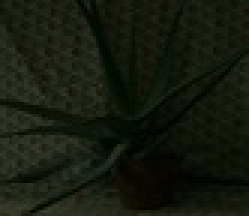
%> input picture HW3/aloe.jpg, 83 x 72 px, shrunk from 641 x 555 before the run (shown 3 times larger)
$ octave HW3.m   (GNU Octave 9; MATLAB toolbox functions it lacks are replaced by stand-ins)
%> lines starting %> are read from the running program, lines starting %| are printed output that depends on the picture
### HW3/rgb_plaw.m
function img_rgb = hsv_plaw(img,c,gamma,k)
%UNTITLED Summary of this function goes here
%   Detailed explanation goes here
    c1=c;g=gamma;d=k; %注意 這行一定要!!! 不可以直接把參數當作整數再傳出去!!!
    rChannel = img(:, :, 1);
    r_en = plaw(rChannel,c1,g,d);
    gChannel = img(:, :, 2);
    g_en = plaw(gChannel,c1,g,d);
    bChannel = img(:, :, 3);
    b_en = plaw(bChannel,c1,g,d);
    img_rgb = cat(3,r_en, g_en,b_en);
end

### HW3/plaw.m
function imgp = plaw(img,c,gamma,k)
%UNTITLED4 Summary of this function goes here
%   Detailed explanation goes here
    imgp = img;imgp = im2double(imgp);
    imgp = c * (imgp + k).^gamma; %powerlaw
%     imgp = uint8(imgp * 255);
end

### HW3/median.m
function imgm = median(img)
   imgm = ordfilt2(img,5,ones(3,3), 'zeros');
   %statistical order filter   input,要第幾大,filter大小,domain(必大於一)
end

### HW3/hsi2rgb.m
function rgb = hsi2rgb(hsi)
%HSI2RGB Converts an HSI image to RGB.
%   RGB = HSI2RGB(HSI) converts an HSI image to RGB, where HSI is
%   assumed to be of class double with:
%     hsi(:, :, 1) = hue image, assumed to be in the range
%                    [0, 1] by having been divided by 2*pi.
%     hsi(:, :, 2) = saturation image, in the range [0, 1].
%     hsi(:, :, 3) = intensity image, in the range [0, 1].
%
%   The components of the output image are:
%     rgb(:, :, 1) = red.
%     rgb(:, :, 2) = green.
%     rgb(:, :, 3) = blue.

%   Copyright 2002-2004 R. C. Gonzalez, R. E. Woods, & S. L. Eddins
%   Digital Image Processing Using MATLAB, Prentice-Hall, 2004
%   $Revision: 1.5 $  $Date: 2003/10/13 01:01:06 $

% Extract the individual HSI component images.
H = hsi(:, :, 1) * 2 * pi;
S = hsi(:, :, 2);
I = hsi(:, :, 3);

% Implement the conversion equations.
R = zeros(size(hsi, 1), size(hsi, 2));
G = zeros(size(hsi, 1), size(hsi, 2));
B = zeros(size(hsi, 1), size(hsi, 2));

% RG sector (0 <= H < 2*pi/3).
idx = find( (0 <= H) & (H < 2*pi/3));
B(idx) = I(idx) .* (1 - S(idx));
R(idx) = I(idx) .* (1 + S(idx) .* cos(H(idx)) ./ ...
                                          cos(pi/3 - H(idx)));
G(idx) = 3*I(idx) - (R(idx) + B(idx));

% BG sector (2*pi/3 <= H < 4*pi/3).
idx = find( (2*pi/3 <= H) & (H < 4*pi/3) );
R(idx) = I(idx) .* (1 - S(idx));
G(idx) = I(idx) .* (1 + S(idx) .* cos(H(idx) - 2*pi/3) ./ ...
                    cos(pi - H(idx)));
B(idx) = 3*I(idx) - (R(idx) + G(idx));

% BR sector.
idx = find( (4*pi/3 <= H) & (H <= 2*pi));
G(idx) = I(idx) .* (1 - S(idx));
B(idx) = I(idx) .* (1 + S(idx) .* cos(H(idx) - 4*pi/3) ./ ...
                                           cos(5*pi/3 - H(idx)));
R(idx) = 3*I(idx) - (G(idx) + B(idx));

% Combine all three results into an RGB image.  Clip to [0, 1] to
% compensate for floating-point arithmetic rounding effects.
rgb = cat(3, R, G, B);
% min(rgb, 1)
rgb = max(min(rgb, 1), 0);
end

### HW3/alpha_trimmed.m
function reformedimage=alpha_trimmed(data)

data=im2double(data);
% Filter takes double the size of mask
masksize=2;
% Specifications of the filter
d=4;
[ro col]=size(data);
temp1=[];
graber=0;
akkumulator=[];
%% Main Module for Alpha Trimmed Mean Filter
for i=1:ro;
    for j=1:col;
        for m=-masksize:masksize;
            for n=-masksize:masksize;
                if (i+m>0 && i+m<ro && j+n>0 && j+n<col && ...      % To keep indices in limit
                        masksize+m>0 && masksize+m<ro && ...
                        masksize+n>0 && masksize+n<col)

                    temp1=[temp1 data(i+m,j+n)];

                end
            end
        end

        temp1=sort(temp1);
        lenth=length(temp1);
        for k=((d/2)-1):(lenth-(d/2))
            akkumulator=[akkumulator temp1(k)];
        end
        akkumulator=sum(akkumulator);
        reformedimage(i,j)=(akkumulator) / (25-d);

        akkumulator=[];
        temp1=[];

    end
end
end

### HW3/hsi_plaw.m
function img_rgb = hsi_plaw(img,c,gamma,k)
%UNTITLED Summary of this function goes here
%   Detailed explanation goes here
    c1=c;g=gamma;d=k; %c22=c2;g22=gamma2;d22=k2;
    hChannel = img(:, :, 1);%h channel不可作對比
    sChannel = img(:, :, 2);
    s_en = plaw(sChannel,1,1.2,0.001);
%     s_en = s_histequal(sChannel);
    s_en =sChannel;

    iChannel = img(:, :, 3);
    i_en = plaw(iChannel,c1,g,d);
    img_rgb = cat(3,hChannel, s_en,i_en);
    img_rgb = hsi2rgb(img_rgb);
end

### HW3/lab_plaw.m
function img_rgb = lab_plaw(img,c,gamma,k)
%UNTITLED Summary of this function goes here
%   Detailed explanation goes here
    c1=c;g=gamma;d=k; %c22=c2;g22=gamma2;d22=k2;
    lChannel = img(:, :, 1);
    l_en = plaw(lChannel,c1,g,d);
    aChannel = img(:, :, 2);
    a_en = aChannel ;
%     a_en = plaw(aChannel,1.2,0.7,0);

    bChannel = img(:, :, 3);
    b_en = bChannel ;
%     b_en = plaw(bChannel,1.2,0.7,0);
    img_rgb = cat(3,l_en, a_en ,b_en);
    img_rgb = lab2rgb(img_rgb);
end

### HW3/rgb2hsi.m
function hsi = rgb2hsi(rgb)
%function [H,S,I] = rgb2hsi(r,g,b)
%RGB2HSI Converts RGB image to HSI

%Extract the indidividual component images
rgb = im2double(rgb);
r = rgb(:,:,1);
g = rgb(:,:,2);
b = rgb(:,:,3);

% conversion

num = 0.5 *((r - g) + (r - b));
den = sqrt((r - g).^2 + (r - b).*(g - b));
theta = acos(num./(den + eps));

H = theta;
H(b>g) = 2*pi - H(b>g);
H = H/(2*pi);

num = min(min(r, g), b);
den = r + g + b;
I = den/3;
den(den == 0) = eps;
S = 1 - 3.*num./den;
H(S ==0) = 0;

% combine all three results into an hsi image
hsi = cat(3, H, S, I);
end

### HW3/HW3.m
clear();
img1 = imread('aloe.jpg');img2 = imread('church.jpg');
%> further down, img1 is the input picture: size 72x83x3 uint8; mean R, G, B 21.5, 26.5, 14.9
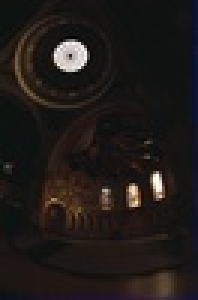
%> input picture HW3/church.jpg, 66 x 100 px, shrunk from 512 x 768 before the run (shown 3 times larger)
%> further down, img2 is the input picture: size 100x66x3 uint8; mean R, G, B 31.6, 27, 24.6
img3 = imread('house.jpg');img4 = imread('img69.jpg');img5 = imread('kitchen.jpg');
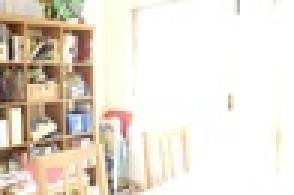
%> input picture HW3/house.jpg, 98 x 65 px, shrunk from 752 x 500 before the run (shown 3 times larger)
%> further down, img3 is the input picture: size 65x98x3 uint8; mean R, G, B 230.1, 221.8, 209.9
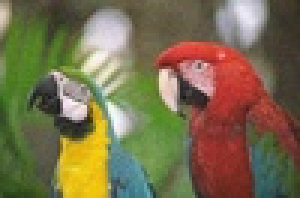
%> input picture HW3/img69.jpg, 100 x 66 px, shrunk from 768 x 512 before the run (shown 3 times larger)
%> further down, img4 is the input picture: size 66x100x3 uint8; mean R, G, B 121.1, 109.8, 77
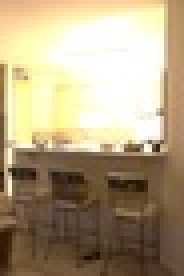
%> input picture HW3/kitchen.jpg, 46 x 69 px, shrunk from 357 x 535 before the run (shown 4 times larger)
%> further down, img5 is the input picture: size 69x46x3 uint8; mean R, G, B 176.4, 159.5, 128.5

% RGB
figure('numbertitle','off','name','RGB Enhancement');
img1_rgb = rgb_plaw(img1,1.2,0.3,0.001);%imshow(img1_rgb);saveas(gcf, 'aloe2.png', 'png');
img2_rgb = rgb_plaw(img2,0.9,0.45,0.001);%imshow(img2_rgb);saveas(gcf, 'church2.png', 'png');
img3_rgb = rgb_plaw(img3,1.1,3,0.001); %imshow(img3_rgb);saveas(gcf, 'GG.png', 'png');
img4_1 = img4(:, :, 1);img4_2 = img4(:  , :, 2);img4_3 = img4(:, :, 3);
%> after `img4_2 = img4(: , :, 2)`:
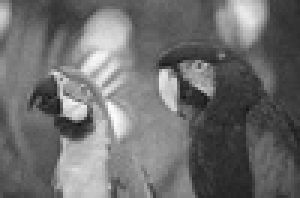
%> img4_2: size 66x100 uint8 (shown 3 times larger); min 22, max 251, mean 109.8
img4_1= median(img4_1); img4_2 = median(img4_2 ); img4_3 = median(img4_3);img4_rgb = cat(3,img4_1,img4_2,img4_3);
%> in median (call 3), `imgm = ordfilt2(img,5,ones(3,3), 'zeros');`:
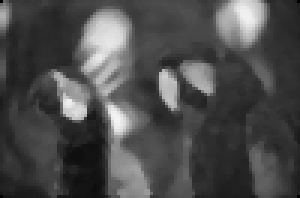
%> imgm: size 66x100 uint8 (shown 3 times larger); min 0, max 244, mean 76.3
%> after `img4_rgb = cat(3,img4_1,img4_2,img4_3)`:
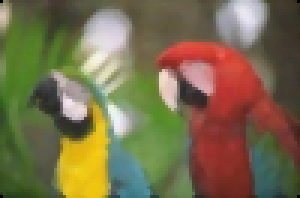
%> img4_rgb: size 66x100x3 uint8 (shown 3 times larger); mean R, G, B 120.7, 109.4, 76.3
img4_rgb = rgb_plaw(img4_rgb,1.1,0.85,0.001);
img5_rgb = rgb_plaw(img5,1.3,2.5,0);
subplot(3,5,1);imshow(img1_rgb);title('RGB');
subplot(3,5,2);imshow(img2_rgb);title('RGB');
subplot(3,5,3);imshow(img3_rgb);title('RGB');
subplot(3,5,4);imshow(img4_rgb);title('RGB');
subplot(3,5,5);imshow(img5_rgb);title('RGB');
subplot(1,5,1);imshow(img1_rgb);title('RGB');
subplot(1,5,2);imshow(img2_rgb);title('RGB');
subplot(1,5,3);imshow(img3_rgb);title('RGB');
subplot(1,5,4);imshow(img4_rgb);title('RGB');
subplot(1,5,5);imshow(img5_rgb);title('RGB');
set(gcf,'Units','centimeters','position',[0 0 80 80]);
set(gcf,'Position',[0 0 1000 2000]);
saveas(gcf, 'Result(RGB).png', 'png');

%HSI
figure('numbertitle','off','name','HSI Enhancement');
img1_hsi = rgb2hsi(img1);img2_hsi = rgb2hsi(img2);img3_hsi = rgb2hsi(img3);
img4_hsi = rgb2hsi(img4);img5_hsi = rgb2hsi(img5);
img1_hsi = hsi_plaw(img1_hsi,1.2,0.45,0.001);%imshow(img1_hsi);saveas(gcf, 'aloe2.png', 'png');
%> in hsi2rgb, `idx = find( (0 <= H) & (H < 2*pi/3));`: idx = 5933 values from 1 to 5976
%> in hsi2rgb, `idx = find( (2*pi/3 <= H) & (H < 4*pi/3) );`: idx = 43 values from 1267 to 3992
%> in hsi2rgb, `idx = find( (4*pi/3 <= H) & (H <= 2*pi));`: idx = []
img2_hsi = hsi_plaw(img2_hsi,1.2,0.45,0.001);%img2u = Unsharp(img2);img2h = h_boost(img2);
img3_hsi = hsi_plaw(img3_hsi,0.75,0.9,0.001); %imshow(img3_hsi);saveas(gcf, 'house2.png', 'png');
img4_1 = img4_hsi(:, :, 1);img4_2 = img4_hsi(:, :, 2);img4_3 = img4_hsi(:, :, 3);
img4_3 = alpha_trimmed(img4_3);img4_hsi = cat(3,img4_1,img4_2,img4_3);
img4_hsi = hsi_plaw(img4_hsi,1.1,1,0.001);%imshow(img4_hsi);saveas(gcf,'img691.png', 'png');
img5_hsi = hsi_plaw(img5_hsi,0.7,0.65,0);%imshow(img5_hsi);saveas(gcf,'KKkitchen.png', 'png');

subplot(1,5,1);imshow(img1_hsi);title('HSI');
subplot(1,5,2);imshow(img2_hsi);title('HSI');
subplot(1,5,3);imshow(img3_hsi);title('HSI');
subplot(1,5,4);imshow(img4_hsi);title('HSI');
subplot(1,5,5);imshow(img5_hsi);title('HSI');
set(gcf,'Units','centimeters','position',[0 0 80 80]);
saveas(gcf, 'Result(HSI).png', 'png');


%L*a*b
figure('numbertitle','off','name','L*a*b Enhancement');
img1_lab = rgb2lab(img1);img2_lab = rgb2lab(img2);img3_lab = rgb2lab(img3);
img4_lab = rgb2lab(img4);img5_lab = rgb2lab(img5);
img1_lab = lab_plaw(img1_lab,1.65,1.4,0.001);%imshow(img1_lab);saveas(gcf, 'aloe2.png', 'png');
img2_lab = lab_plaw(img2_lab,1.55,1.45,0.001);%imshow(img2_lab);saveas(gcf, 'church2.png', 'png');
img3_lab = lab_plaw(img3_lab,0.7,1.045,0.001);%imshow(img3_lab);saveas(gcf, 'house2.png', 'png');
img4_1 = img4_lab(:, :, 1);img4_2 = img4_lab(:, :, 2);img4_3 = img4_lab(:, :, 3);
img4_1 = alpha_trimmed(img4_1);img4_lab = cat(3,img4_1,img4_2,img4_3);
img4_lab = lab_plaw(img4_lab,1.5,1.04,0.001);%imshow(img4_lab);saveas(gcf,'img691.png', 'png');
img5_lab = lab_plaw(img5_lab,1.3,0.9,-0.001);%imshow(img5_lab);saveas(gcf,'KKkitchen.png', 'png');

subplot(1,5,1);imshow(img1_lab);title('Lab');
subplot(1,5,2);imshow(img2_lab);title('Lab');
subplot(1,5,3);imshow(img3_lab);title('Lab');
subplot(1,5,4);imshow(img4_lab);title('Lab');
subplot(1,5,5);imshow(img5_lab);title('Lab');
set(gcf,'Units','centimeters','position',[0 0 80 80]);
saveas(gcf, 'Result(Lab).png', 'png');
